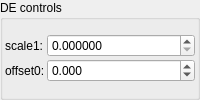
    <widget class="QGroupBox" name="groupBox_5">
     <property name="title">
      <string>DE controls</string>
     </property>
     <layout class="QVBoxLayout" name="verticalLayout_8">
      <property name="leftMargin">
       <number>2</number>
      </property>
      <property name="topMargin">
       <number>2</number>
      </property>
      <property name="rightMargin">
       <number>2</number>
      </property>
      <property name="bottomMargin">
       <number>2</number>
      </property>
      <item>
       <layout class="QGridLayout" name="gridLayout_45" columnstretch="0,1">
        <property name="spacing">
         <number>2</number>
        </property>
        <item row="0" column="1">
         <widget class="MyDoubleSpinBox" name="spinbox_analyticDE_scale_1">
          <property name="sizePolicy">
           <sizepolicy hsizetype="Minimum" vsizetype="Maximum">
            <horstretch>0</horstretch>
            <verstretch>0</verstretch>
           </sizepolicy>
          </property>
          <property name="prefix">
           <string/>
          </property>
          <property name="suffix">
           <string/>
          </property>
          <property name="decimals">
           <number>6</number>
          </property>
          <property name="minimum">
           <double>0.000000000000000</double>
          </property>
          <property name="maximum">
           <double>99.989999999999995</double>
          </property>
          <property name="singleStep">
           <double>0.100000000000000</double>
          </property>
         </widget>
        </item>
        <item row="0" column="0">
         <widget class="QLabel" name="label_182">
          <property name="text">
           <string>scale1:</string>
          </property>
         </widget>
        </item>
        <item row="1" column="1">
         <widget class="MyDoubleSpinBox" name="spinbox_analyticDE_offset_0">
          <property name="sizePolicy">
           <sizepolicy hsizetype="Minimum" vsizetype="Maximum">
            <horstretch>0</horstretch>
            <verstretch>0</verstretch>
           </sizepolicy>
          </property>
          <property name="prefix">
           <string/>
          </property>
          <property name="suffix">
           <string/>
          </property>
          <property name="decimals">
           <number>3</number>
          </property>
          <property name="minimum">
           <double>-99.989999999999995</double>
          </property>
          <property name="maximum">
           <double>99.989999999999995</double>
          </property>
          <property name="singleStep">
           <double>0.100000000000000</double>
          </property>
         </widget>
        </item>
        <item row="1" column="0">
         <widget class="QLabel" name="label_180">
          <property name="text">
           <string>offset0:</string>
          </property>
         </widget>
        </item>
       </layout>
      </item>
     </layout>
    </widget>
